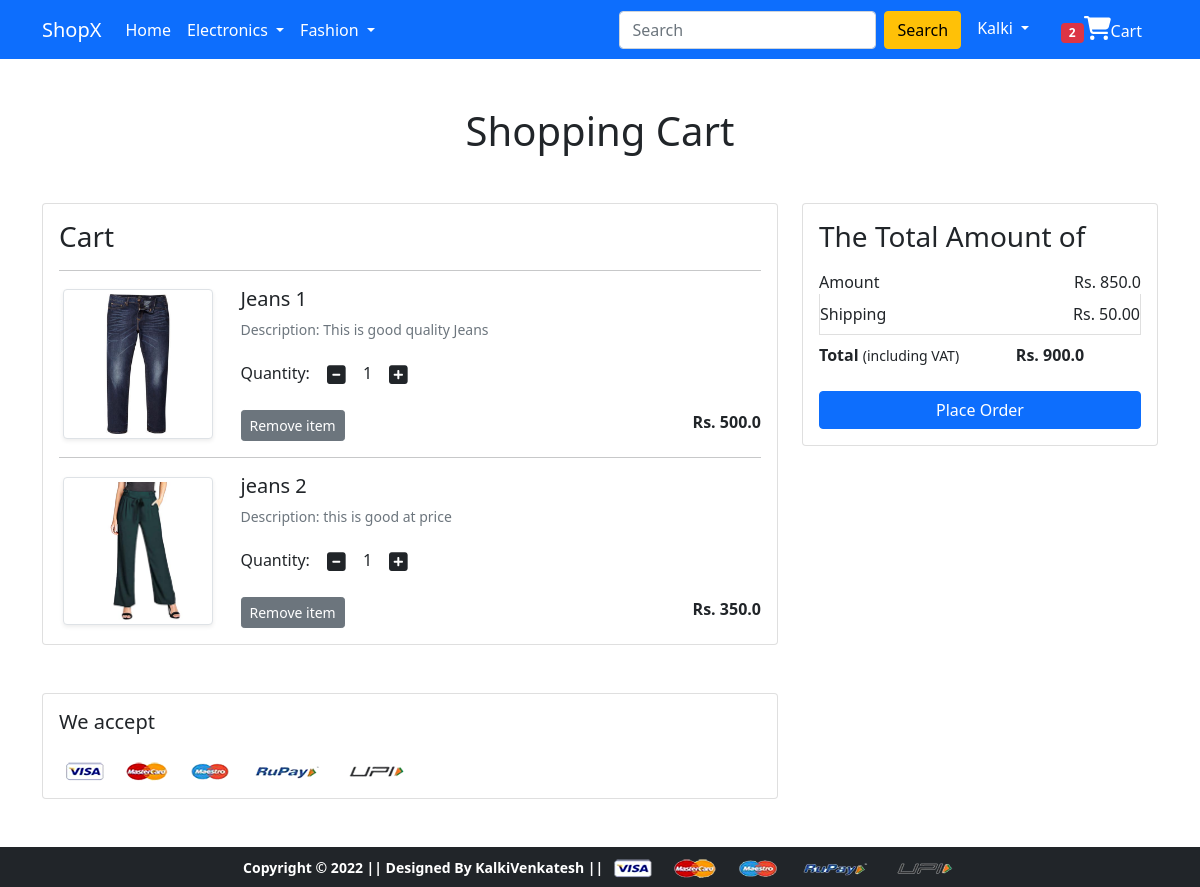
The app's page /cart/ (signed in), older data.
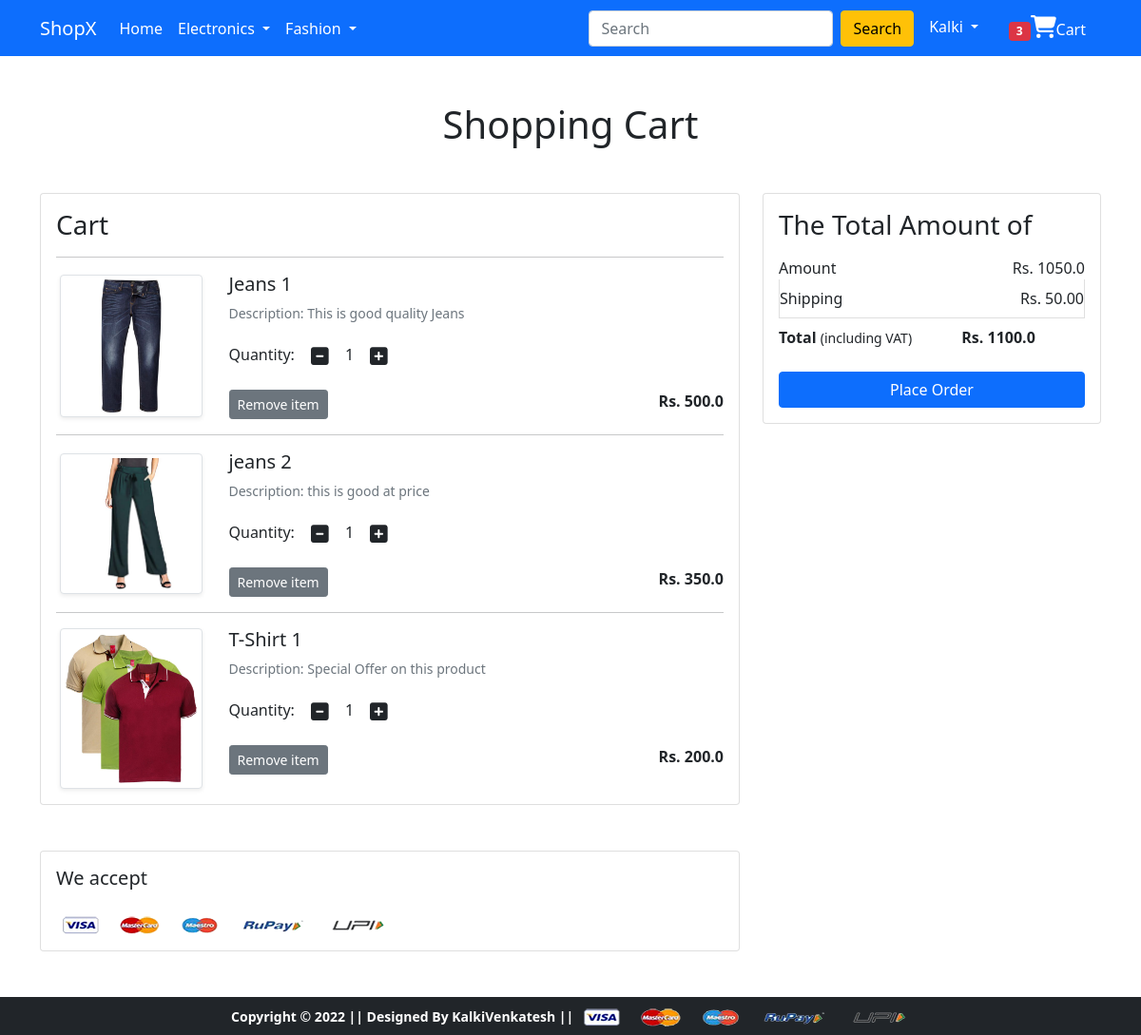
The same page, newer data.
### app/models.py (models this page shows, shortened)
class Cart(models.Model):
    user = models.ForeignKey(User, on_delete=models.CASCADE)
    product = models.ForeignKey(Product, on_delete=models.CASCADE)
    quantity = models.PositiveIntegerField(default=1)

class Product(models.Model):
    title = models.CharField( max_length=100)
    selling_price = models.FloatField()
    discounted_price = models.FloatField()
    description = models.TextField()
    brand = models.CharField(max_length=50)
    category = models.CharField(choices=CATEGORY_CHOICES, max_length=50)
    product_image = models.ImageField(upload_to='productimg')

### app/views.py (the view)
# urls.py: path('cart/', views.show_cart, name='showcart'),
@login_required
def show_cart(request):
    totalitem = 0
    if request.user.is_authenticated:
        totalitem = len(Cart.objects.filter(user=request.user))
        user = request.user
        cart = Cart.objects.filter(user=user)
        amount = 0.0
        shipping_amount = 50.0
        total_aamount = 0.0
        cart_product = [p for p in Cart.objects.all() if p.user == user]
        if cart_product:
            for p in cart_product:
                tempamount = (p.quantity * p.product.discounted_price )
                amount += tempamount
                totalamount = amount + shipping_amount
            return render(request, 'app/addtocart.html', {'carts':cart, 'totalamount':totalamount, 'amount':amount, 'totalitem':totalitem})
        else:
            return render(request, 'app/emptycart.html')

### app/templates/app/addtocart.html (shortened to what this page needs)
 {% extends 'app/base.html' %}
{% load static %}
{% block main-content %}
<div class="container my-5">
 <div class="row">
  <h1 class="text-center mb-5">Shopping Cart</h1>
  <div class="col-sm-8">
  <div class="card">
   <div class="card-body">
    <h3>Cart</h3>
    {% for cart in carts %}
     <hr>
    <div class="row">
     <div class="col-sm-3 text-center align-self-center"><img src="{{cart.product.product_image.url}}" alt="" srcset="" class="img-fluid img-thumbnail shadow-sm" height="150" width="150"> </div>
     <div class="col-sm-9">
      <div>
       <h5>{{cart.product.title}}</h5>
       <p class="mb-2 text-muted small">Description: {{cart.product.description}} </p>
       <div class="my-3">
        <label for="quantity">Quantity:</label>
        <a class="minus-cart btn" pid="{{cart.product.id}}"><i class="fas fa-minus-square fa-lg"></i></a>
          <span id="quantity">{{cart.quantity}}</span>
        <a class="plus-cart btn" pid="{{cart.product.id}}"><i class="fas fa-plus-square fa-lg"></i></a>
       </div>
       <div class="d-flex justify-content-between">
        <a href="#" class="btn btn-sm btn-secondary mr-3 remove-cart" pid="{{cart.product.id}}">Remove item </a>
        <p class="mb-0"><span><strong>Rs. {{cart.product.discounted_price}} </strong></span></p>
       </div>
      </div>
     </div>
    </div>
    {% endfor %}
    </div>
   </div>
  </div>
  <div class="col-sm-4">
   <div class="card">
    <div class="card-body">
      <h3>The Total Amount of</h3>
      <ul class="list-group">
       <li class="list-group-item d-flex justify-content-between align-items-center border-0 px-0 pb-0">Amount<span>Rs. <span id="amount">{{amount}}</span></span></li>
       <li class="list-group-item d-flex justify-content-between align-items-center px-0">Shipping<span>Rs. 50.00</span></li>
       <li class="list-group-item d-flex justify-content-between align-items-center border-0 px-0 mb-3">
        <div>
           <strong>Total</strong> <small>(including VAT)</small>
         </div>
         <span><strong>Rs. <strong id="totalamount">{{totalamount}}</strong></span>
       </li>
      </ul>
      <div class="d-grid"><a href="{% url 'checkout' %}" class="btn btn-primary">Place Order</a></div>
    </div>
   </div>
  </div>
 </div>
</div>
<div class="container">
 <div class="row">
  <div class="col-sm-8">
   <div class="card">
    <div class="card-body">
      <h5 class="mb-4">We accept</h5>
      <img src="{% static 'app/images/payment.png' %}" alt="" class="img-fluid">
    </div>
  </div>
  </div>
 </div>
</div>
{% endblock main-content %}

### app/templates/app/base.html (shortened to what this page needs)
<!doctype html>
{% load static %}
<html lang="en">
  <head>
    <link href="https://cdn.jsdelivr.net/npm/bootstrap@5.0.0-beta1/dist/css/bootstrap.min.css" rel="stylesheet">
    <link rel="stylesheet" href="{% static 'app/css/owl.carousel.min.css' %}">
    <link rel="stylesheet" href="{% static 'app/css/all.min.css' %}">
    <link rel="stylesheet" href="{% static 'app/css/style.css' %}">
  </head>
  <body>
    <nav class="navbar navbar-expand-lg navbar-dark bg-primary">
     <div class="container">
       <a class="navbar-brand" href="/">ShopX</a>
       <div class="collapse navbar-collapse" id="navbarSupportedContent">
         <ul class="navbar-nav me-auto mb-2 mb-lg-0">
           <li class="nav-item">
             <a class="nav-link active" aria-current="page" href="/">Home</a>
           </li>
           <li class="nav-item dropdown">
             <a class="nav-link dropdown-toggle text-white" href="#" id="electronicsDropdown" role="button" data-bs-toggle="dropdown" aria-expanded="false">
               Electronics
             </a>
           </li>
           <li class="nav-item dropdown">
             <a class="nav-link dropdown-toggle text-white" href="#" id="fashionDropdown" role="button" data-bs-toggle="dropdown" aria-expanded="false">
               Fashion
             </a>
           </li>
         </ul>
         <form class="d-flex">
           <input class="form-control me-2" type="search" placeholder="Search" aria-label="Search">
           <button class="btn btn-warning" type="submit">Search</button>
         </form>
         <div>
          <ul class="navbar-nav me-auto mb-2 mb-lg-0">
            {% if request.user.is_authenticated %}
            <li class="nav-item dropdown mx-2">
              <a class="nav-link dropdown-toggle text-white" href="#" id="profileDropdown" role="button" data-bs-toggle="dropdown" aria-expanded="false">
               {{request.user.username|capfirst}}
              </a>
            </li>
            <li class="nav-item mx-2">
             <a href="{% url 'showcart' %}" class="nav-link text-white"><span class="badge bg-danger">{{totalitem}}</span><i style='font-size:24px' class='fas'>&#xf07a;</i>Cart</a>
            </li>
            {% endif %}
          </ul>
         </div>
       </div>
     </div>
    </nav>
    {% block main-content %} {% endblock main-content %}
    <footer class="container-fluid bg-dark text-center p-2 mt-5">
        <small class="text-white">Copyright &copy; 2022 || Designed By KalkiVenkatesh || </small>
        <img src="{% static 'app/images/payment.png' %}" alt="" srcset="" class="img-fluid" height="2px">
    </footer>
  </body>
</html>

Row changes from the older to the newer data that the page shows:
added Cart: product.product_image (picture), product "T-Shirt 1", product.description "Special Offer on this product", quantity "1", product.discounted_price "200.0"
Text that changed along with them:
{{ totalitem }}: "2" → "3"
{{ amount }}: "850.0" → "1050.0"
{{ totalamount }}: "900.0" → "1100.0"
